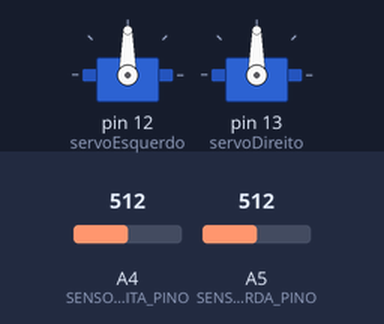
The sketch below on a simulated Arduino Uno, built with avr-gcc and run on an emulated ATmega328P. On the bench: 2 × servo. Inputs (shaded band) come from the test bench; at power-on: A4 (SENSOR_DIREITA_PINO) = 512, A5 (SENSOR_ESQUERDA_PINO) = 512.

Above: at 1.2 s.
1.3 s: A4 (SENSOR_DIREITA_PINO) set to 492
At 2.0 s:
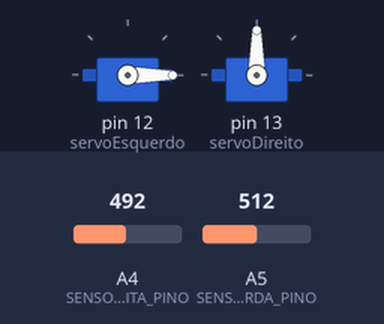
2.8 s: A5 (SENSOR_ESQUERDA_PINO) set to 491
At 3.1 s:
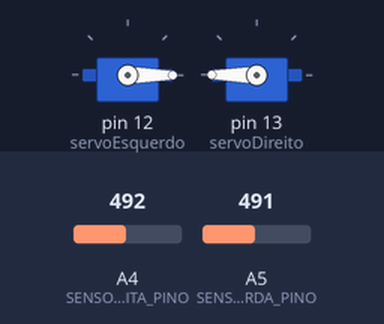
4.3 s: A4 (SENSOR_DIREITA_PINO) set to 511
At 5.5 s:
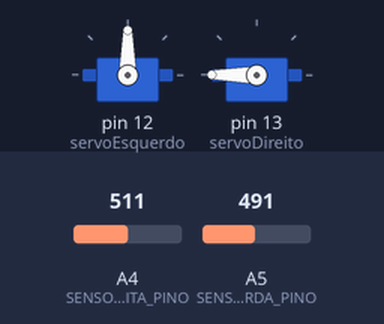
5.8 s: A4 (SENSOR_DIREITA_PINO) set to 306
At 6.6 s:
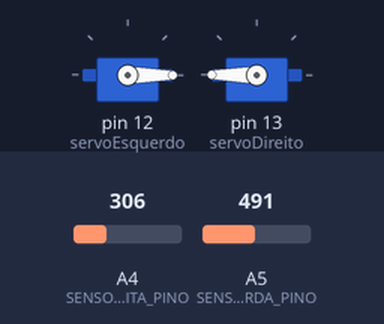
7.3 s: A4 (SENSOR_DIREITA_PINO) set to 716
At 7.7 s:
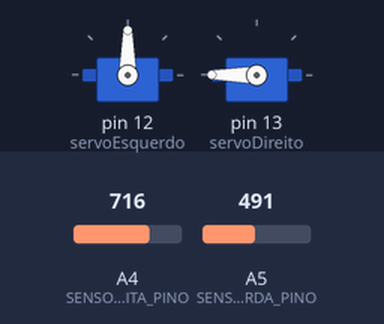
Timing chart, 0 to 9.8 s (numbered marks = the images above; inputs shaded):
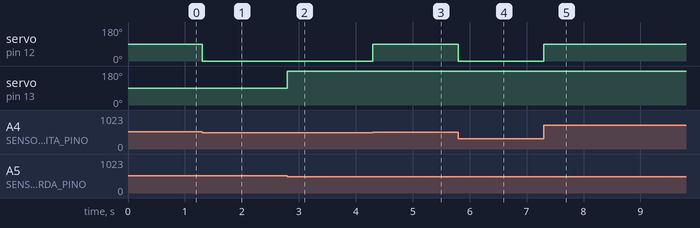

The sketch:

robo_arduino.ino
```cpp
#include <Servo.h>

#define SENSOR_ESQUERDA_PINO A5
#define SENSOR_DIREITA_PINO A4

#define LIM 500 // Limiar para detecção da linha preta

Servo servoEsquerdo;
Servo servoDireito;

void setup() {
  Serial.begin(9600);

  // Inicialização dos servomotores
  servoEsquerdo.attach(12); // Pino digital 9 para o servo esquerdo
  servoDireito.attach(13); // Pino digital 10 para o servo direito

  // Configuração dos servomotores para posição inicial
 // servoEsquerdo.write(180); // Inicializa o servo esquerdo em 180 graus
  //servoDireito.write(0);    // Inicializa o servo direito em 0 graus
  //0 direito anda pra frente
  // 90 para
  //180 ppara esquerdo andar

}

void loop() {
  int sensorE = analogRead(SENSOR_ESQUERDA_PINO);
  int sensorD = analogRead(SENSOR_DIREITA_PINO);

  if((sensorE <= LIM) && (sensorD <= LIM)){
    servoEsquerdo.write(0); // Avança
    servoDireito.write(180); // Avança

  }else if(sensorD <= LIM){
      servoEsquerdo.write(0); // Avança
      servoDireito.write(90); // Parado
  }else if(sensorE <= LIM){
      servoEsquerdo.write(90); // Parado
      servoDireito.write(180); // Avança
  }else if((sensorE >= LIM) && (sensorD >= LIM)){
      servoEsquerdo.write(90); // Parado
      servoDireito.write(90); // Parado
  }

}
```

Measured:
- the behaviour switches between 501 and 500 on A4 (SENSOR_DIREITA_PINO) (found by bisection; images 0 and 1)
- the behaviour switches between 501 and 500 on A5 (SENSOR_ESQUERDA_PINO) (found by bisection; images 1 and 2)
- after the input at 1.3 s, servo on pin 12 (servoEsquerdo): 90° → 0° at once
- after the input at 2.8 s, servo on pin 13 (servoDireito): 90° → 180° at once
- after the input at 4.3 s, servo on pin 12 (servoEsquerdo): 0° → 90° at once
- after the input at 5.8 s, servo on pin 12 (servoEsquerdo): 90° → 0° at once
- after the input at 7.3 s, servo on pin 12 (servoEsquerdo): 0° → 90° at once
